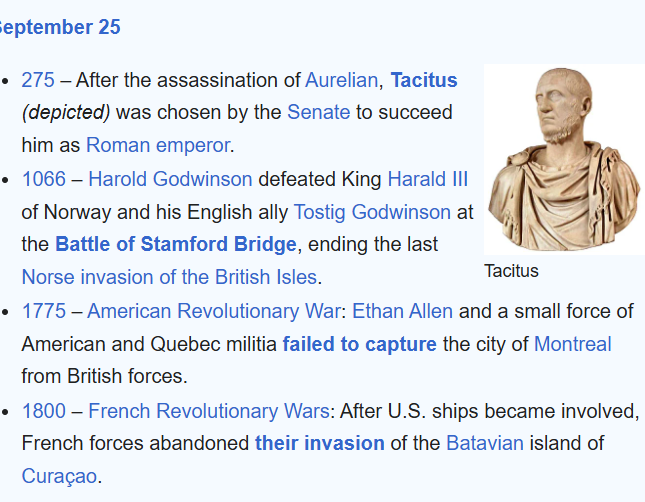
#> input picture uploads/testImageOffline.png, 645 x 502 px
$ python -i image_processing_offline.py   (imports and definitions only)   (older library calls are emulated)
#> lines starting #> are read from the running program, lines starting #| are printed output that depends on the picture
"""
Offline Image Processing Module for RAG Narok
Handles OCR, image analysis, and text extraction using Tesseract and OpenCV
"""

import os
import cv2
import numpy as np
from PIL import Image, ImageEnhance, ImageFilter
import pytesseract
import logging
from typing import Dict, List, Tuple, Optional
import base64
import io
import json
import requests
from pathlib import Path

logger = logging.getLogger(__name__)

class ImageProcessor:
    def __init__(self):
        """Initialize the offline image processor"""
        self.supported_formats = ['.jpg', '.jpeg', '.png', '.bmp', '.tiff', '.gif']
        self.tesseract_config = r'--oem 3 --psm 6'  # Optimized for document text

        # Test Tesseract availability
        try:
            pytesseract.get_tesseract_version()
#> (this line was passed over: pytesseract is not available in this run)
            logger.info("✅ Tesseract OCR is available")
            self.tesseract_available = True
        except Exception as e:
            logger.error(f"❌ Tesseract OCR not found: {e}")
            logger.info("Please install Tesseract: https://github.com/UB-Mannheim/tesseract/wiki")
            self.tesseract_available = False

        # Initialize object detection
        self.object_detector = None
        self.init_object_detection()

        # Product knowledge base
        self.product_knowledge = self.load_product_knowledge()

    def init_object_detection(self):
        """Initialize offline object detection using OpenCV DNN"""
        try:
            # Try to load a pre-trained model (YOLO or similar)
            # For now, we'll use OpenCV's built-in Haar cascades and HOG detector
            self.hog = cv2.HOGDescriptor()
            self.hog.setSVMDetector(cv2.HOGDescriptor_getDefaultPeopleDetector())

            # Load Haar cascades for common objects
            cascade_paths = {
                'car': cv2.data.haarcascades + 'haarcascade_car.xml',
                'face': cv2.data.haarcascades + 'haarcascade_frontalface_default.xml',
                'eye': cv2.data.haarcascades + 'haarcascade_eye.xml'
            }

            self.cascades = {}
            for name, path in cascade_paths.items():
                if os.path.exists(path):
                    self.cascades[name] = cv2.CascadeClassifier(path)

            logger.info("✅ Object detection initialized with OpenCV")
            self.object_detection_available = True

        except Exception as e:
            logger.warning(f"⚠️ Object detection not available: {e}")
            self.object_detection_available = False

    def load_product_knowledge(self) -> Dict:
        """Load product knowledge base for intelligent responses"""
        return {
            "car": {
                "description": "A motor vehicle with four wheels, typically powered by an internal combustion engine or electric motor",
                "specifications": ["Engine type", "Fuel efficiency", "Horsepower", "Transmission", "Safety features", "Seating capacity"],
                "common_features": ["Air conditioning", "Power steering", "ABS brakes", "Airbags", "GPS navigation"],
                "categories": ["Sedan", "SUV", "Hatchback", "Coupe", "Convertible", "Truck", "Electric Vehicle"]
            },
            "phone": {
                "description": "A mobile communication device that combines telephone and computer functions",
                "specifications": ["Screen size", "Processor", "RAM", "Storage", "Camera", "Battery life", "Operating system"],
                "common_features": ["Touchscreen", "Camera", "GPS", "WiFi", "Bluetooth", "App store", "Fingerprint scanner"],
                "categories": ["Smartphone", "Feature phone", "Gaming phone", "Business phone", "Budget phone"]
            },
            "bat": {
                "description": "A sports equipment used in games like cricket or baseball to hit the ball",
                "specifications": ["Length", "Weight", "Material", "Handle type", "Sweet spot size"],
                "common_features": ["Grip tape", "Weight distribution", "Balance point", "Durability"],
                "categories": ["Cricket bat", "Baseball bat", "Softball bat", "Training bat"]
            },
            "laptop": {
                "description": "A portable personal computer with a screen and keyboard",
                "specifications": ["Screen size", "Processor", "RAM", "Storage", "Graphics card", "Battery life", "Weight"],
                "common_features": ["Keyboard", "Touchpad", "Webcam", "Speakers", "USB ports", "HDMI port"],
                "categories": ["Gaming laptop", "Business laptop", "Ultrabook", "2-in-1 laptop", "Budget laptop"]
            },
            "book": {
                "description": "A written or printed work consisting of pages bound together",
                "specifications": ["Page count", "Dimensions", "Binding type", "Paper quality", "Font size"],
                "common_features": ["Cover design", "Table of contents", "Index", "Illustrations", "Glossary"],
                "categories": ["Fiction", "Non-fiction", "Textbook", "Reference book", "E-book"]
            },
            "chair": {
                "description": "A piece of furniture for sitting on, typically having a back and four legs",
                "specifications": ["Height", "Width", "Depth", "Material", "Weight capacity", "Adjustability"],
                "common_features": ["Armrests", "Cushioning", "Swivel base", "Height adjustment", "Lumbar support"],
                "categories": ["Office chair", "Dining chair", "Recliner", "Folding chair", "Gaming chair"]
            }
        }

    # [285 lines left out: functions detect_objects_opencv, analyze_image_features, get_dominant_colors, rgb_to_color_name, analyze_texture, detect_shapes and 2 more, not called in this run]

    def preprocess_image(self, image_path: str) -> Image.Image:
        """
        Preprocess image for better OCR results
        """
#> called with image_path = 'uploads/testImageOffline.png'
        try:
            # Load image
            image = Image.open(image_path)
#> image is the input picture: PIL image 645x502 RGBA; mean R, G, B, A 227.7, 232.2, 238.8, 255

            # Convert to RGB if necessary
            if image.mode != 'RGB':
                image = image.convert('RGB')
#> image: PIL image 645x502 RGB

            # Enhance image quality
            # Increase contrast
            enhancer = ImageEnhance.Contrast(image)
            image = enhancer.enhance(1.5)
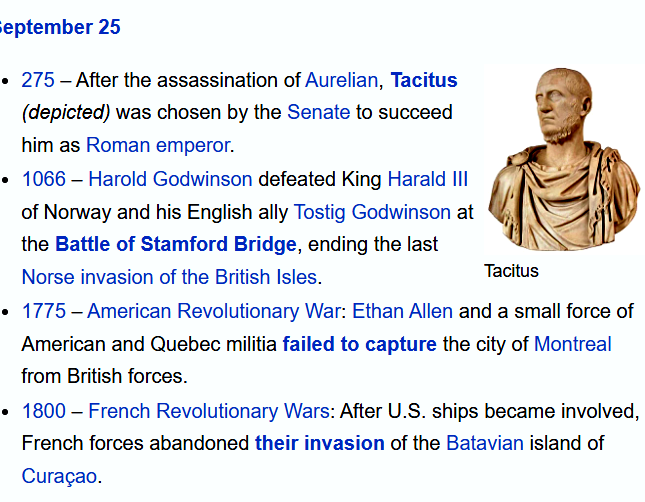
#> image: PIL image 645x502 RGB; mean R, G, B 227.1, 230.1, 234.1

            # Increase sharpness
            enhancer = ImageEnhance.Sharpness(image)
            image = enhancer.enhance(2.0)

            # Convert to grayscale for better OCR
            gray_image = image.convert('L')
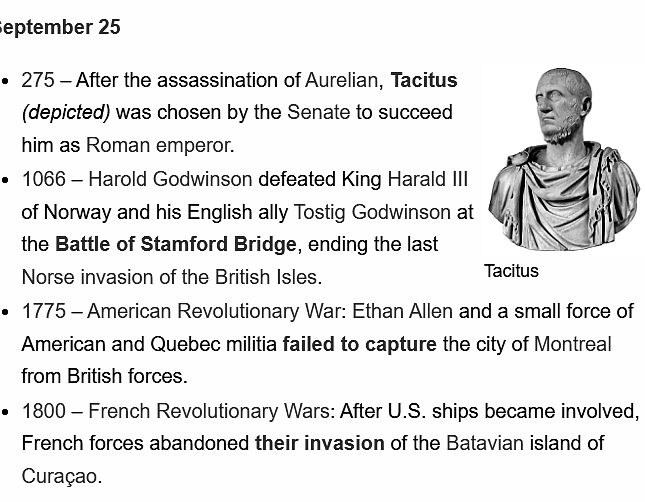
#> gray_image: PIL image 645x502 L; min 0, max 255, mean 229.3

            # Apply noise reduction
            denoised = gray_image.filter(ImageFilter.MedianFilter(size=3))
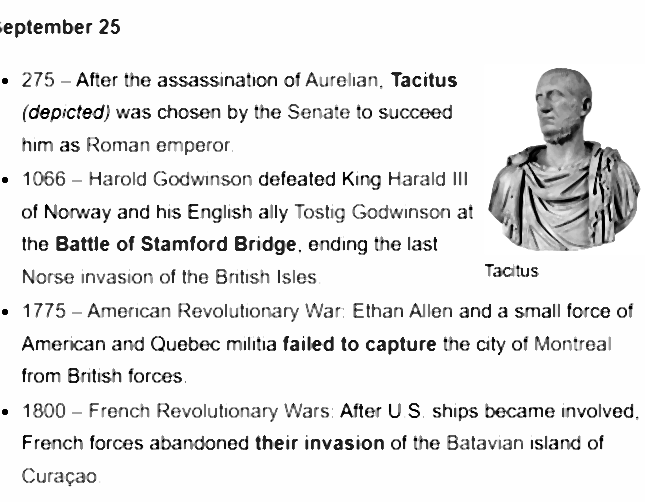
#> denoised: PIL image 645x502 L; min 0, max 255, mean 232.2

            return denoised

        except Exception as e:
            logger.error(f"Error preprocessing image: {e}")
            return Image.open(image_path)

    # [42 lines left out: function extract_text_with_fallback, not called in this run]

    def extract_text_with_ocr(self, image_path: str) -> Dict[str, any]:
        """
        Extract text from image using Tesseract OCR with multiple methods
        """
        # Use fallback if Tesseract is not available
        if not self.tesseract_available:
            return self.extract_text_with_fallback(image_path)

        try:
            # Preprocess image
            processed_image = self.preprocess_image(image_path)

            # Method 1: Standard OCR
#> (the run stopped early here; a loop or call above may not have finished)
